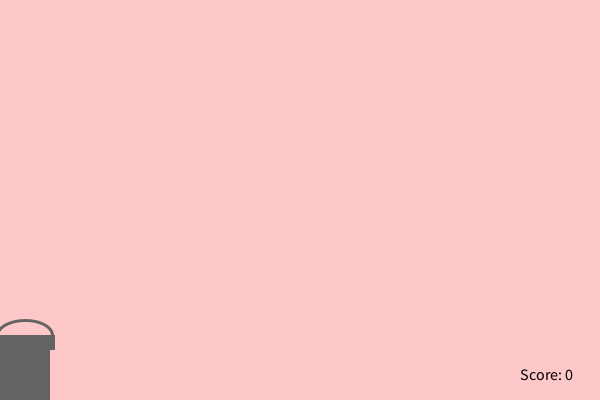
Frame 1 (no input)
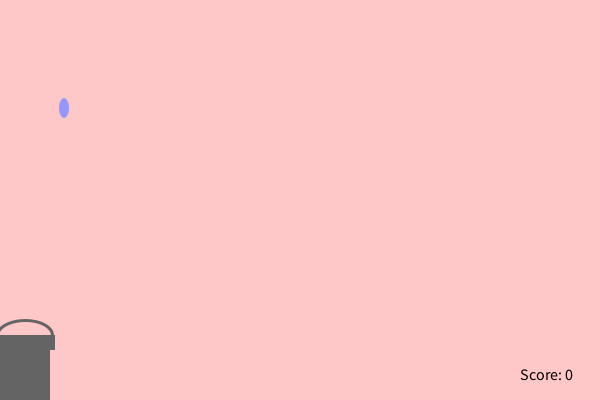
Frame 60 (the mouse pressed at the canvas centre just before this capture)
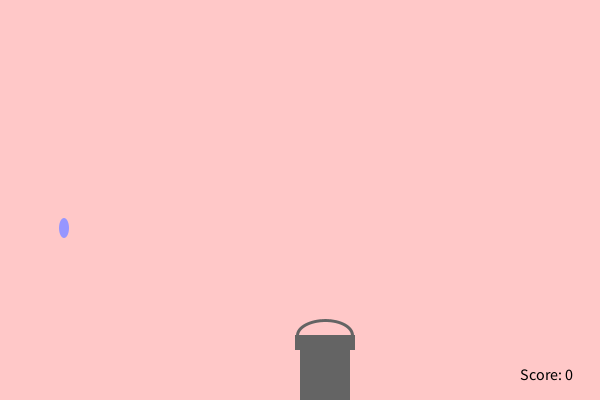
Frame 120 (the mouse held since frame 60 and released just before this capture)

The Processing sketch that drew these frames (run headless with seeded random() and noise(); from frame 60 on, the mouse is pressed at the canvas centre):

// Processing sketch: Rain_Game
// ── Rain_Game.pde
void checkCatch(int y, int x){
  if(y==344){
    if(x>mouseX-5 && x<mouseX+55){
      score++;
      dropY=-10;
      randomX=(int) random(width);
    }else{
      if(score>0){
        score--;
      }
    }
    println("Your score is now " + score);
  }
}

void setup(){
  size(600,400);
}

int dropY=-10;
int randomX=(int) random(width);
int score = 0;

void draw(){
  background(255,200,200);
  noStroke();
  
  
  if(dropY>=410){
    dropY=-10;
    randomX=(int) random(width);
  }
  
  // drop
  fill(150,150,255);
  ellipse(randomX,dropY,10,20);
  dropY+=2;
  
  //bucket
  fill(100,100,100);
  rect(mouseX-5,335,60,15);
  rect(mouseX,350,50,50);
  strokeWeight(3);
  stroke(100,100,100);
  noFill();
  ellipse(mouseX+25,335,55,30);
  checkCatch(dropY,randomX);
  
  fill(0,0,0);
  textSize(16);
  text("Score: " + score, 520,380);
}
